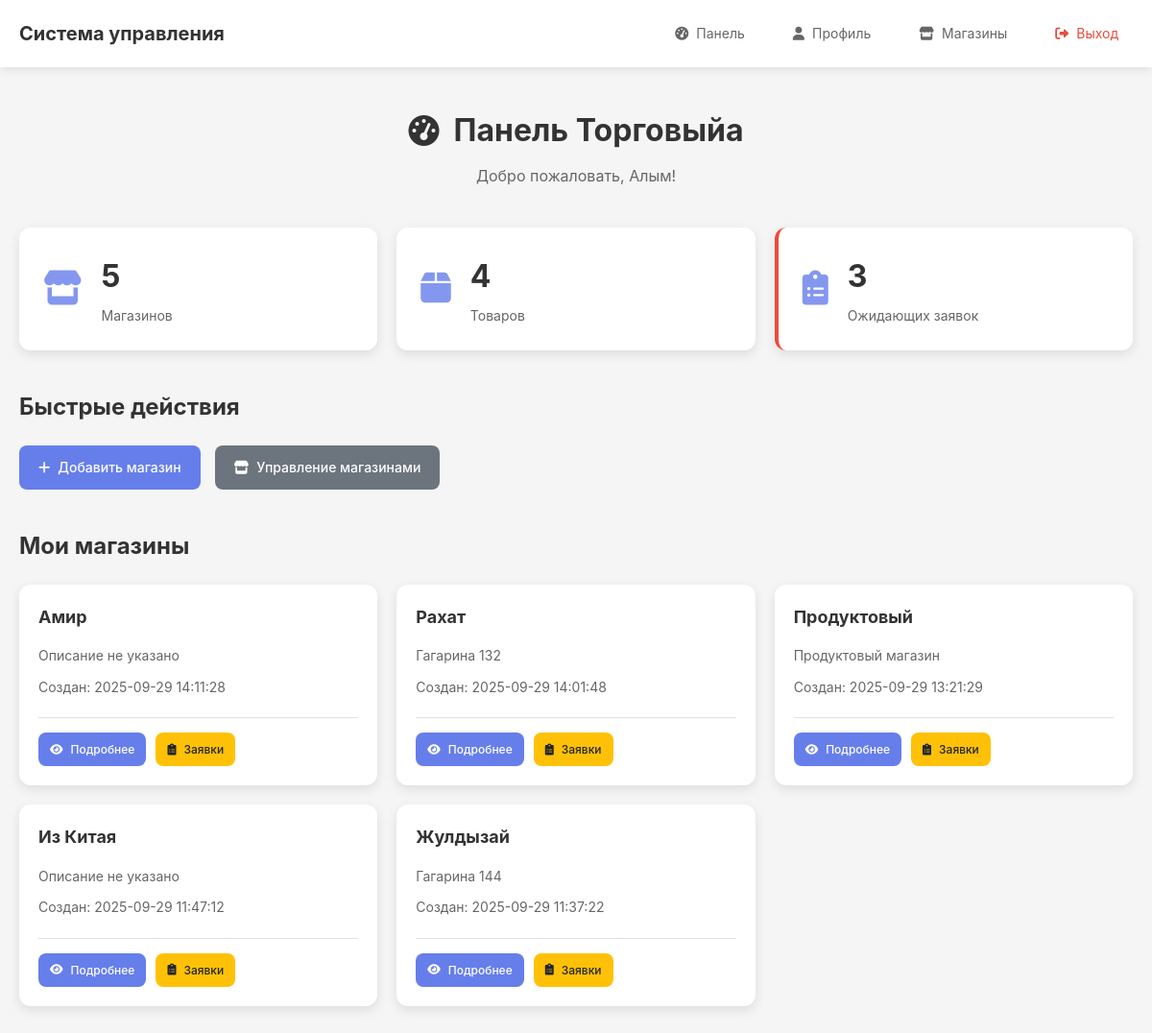
/supplier/dashboard (signed in), run on the app's committed database.
### tables this page shows
CREATE TABLE suppliers (
            id INTEGER PRIMARY KEY AUTOINCREMENT,
            user_id INTEGER NOT NULL,
            name TEXT NOT NULL,
            info TEXT,
            created_at TIMESTAMP DEFAULT CURRENT_TIMESTAMP,
            updated_at TIMESTAMP DEFAULT CURRENT_TIMESTAMP,
            FOREIGN KEY (user_id) REFERENCES users (id)
        );

CREATE TABLE shops (
            id INTEGER PRIMARY KEY AUTOINCREMENT,
            supplier_id INTEGER NOT NULL,
            name TEXT NOT NULL,
            info TEXT,
            created_at TIMESTAMP DEFAULT CURRENT_TIMESTAMP,
            updated_at TIMESTAMP DEFAULT CURRENT_TIMESTAMP, business_type TEXT DEFAULT 'ИП',
            FOREIGN KEY (supplier_id) REFERENCES suppliers (id)
        );

### app/routes/supplier.py (the view)
@supplier_bp.route('/dashboard')
@login_required
@supplier_required
def dashboard():
    supplier = Supplier.get_by_user_id(current_user.id)
    if not supplier:
        flash('Профиль Торговыйа не найден', 'error')
        return redirect(url_for('auth.login'))
    shops = Shop.get_by_supplier_id(supplier.id)
    db = get_db()
    stats = {
        'shops_count': len(shops),
        'products_count': db.execute('SELECT COUNT(*) FROM products').fetchone()[0],
        'pending_requests': db.execute(
            '''SELECT COUNT(*) FROM requests
               WHERE supplier_id = ? AND status = ?''',
            (supplier.id, 'pending')
        ).fetchone()[0]
    }
    return render_template('supplier/dashboard.html', supplier=supplier, shops=shops, stats=stats)

### app/models.py (called while the page is built)
def get_db() -> sqlite3.Connection:
    if 'db' not in g:
        database_path = current_app.config.get('DATABASE', 'app.db')
        g.db = sqlite3.connect(database_path)
        g.db.row_factory = sqlite3.Row
    return g.db

    @staticmethod
    def get_by_id(user_id: int) -> Optional['User']:
        db = get_db()
        user = db.execute(
            'SELECT * FROM users WHERE id = ?', (user_id,)
        ).fetchone()
        if user:
            return User(
                id=user['id'],
                email=user['email'],
                password=user['password'],
                role=user['role'],
                created_at=user['created_at'],
                updated_at=user['updated_at']
            )
        return None

    @staticmethod
    def get_by_user_id(user_id: int) -> Optional['Supplier']:
        db = get_db()
        supplier = db.execute(
            'SELECT * FROM suppliers WHERE user_id = ?', (user_id,)
        ).fetchone()
        if supplier:
            return Supplier(
                id=supplier['id'],
                user_id=supplier['user_id'],
                name=supplier['name'],
                info=supplier['info'],
                created_at=supplier['created_at'],
                updated_at=supplier['updated_at']
            )
        return None

    @staticmethod
    def get_by_supplier_id(supplier_id):
        db = get_db()
        shops = db.execute(
            'SELECT * FROM shops WHERE supplier_id = ? ORDER BY created_at DESC',
            (supplier_id,)
        ).fetchall()
        return [Shop(
            id=shop['id'],
            supplier_id=shop['supplier_id'],
            name=shop['name'],
            info=shop['info'],
            business_type=shop['business_type'],
            created_at=shop['created_at'],
            updated_at=shop['updated_at']
        ) for shop in shops]

### app/routes/supplier.py (called while the page is built)
def supplier_required(f: Any) -> Any:
    @wraps(f)
    def decorated_function(*args: Any, **kwargs: Any) -> Any:
        if not current_user.is_authenticated or current_user.role != 'supplier':
            flash('Доступ запрещен', 'error')
            return redirect(url_for('auth.login'))
        return f(*args, **kwargs)
    return decorated_function

### app/templates/supplier/dashboard.html (shortened to what this page needs)
{% extends "base.html" %}
{% block content %}
<div class="dashboard">
    <div class="dashboard-header">
        <h1><i class="fas fa-tachometer-alt"></i> Панель Торговыйа</h1>
        <p>Добро пожаловать, {{ supplier.name }}!</p>
    </div>
    <div class="stats-grid">
        <div class="stat-card">
            <div class="stat-icon">
                <i class="fas fa-store"></i>
            </div>
            <div class="stat-info">
                <h3>{{ stats.shops_count }}</h3>
                <p>Магазинов</p>
            </div>
        </div>
        <div class="stat-card">
            <div class="stat-icon">
                <i class="fas fa-box"></i>
            </div>
            <div class="stat-info">
                <h3>{{ stats.products_count }}</h3>
                <p>Товаров</p>
            </div>
        </div>
        <div class="stat-card highlight">
            <div class="stat-icon">
                <i class="fas fa-clipboard-list"></i>
            </div>
            <div class="stat-info">
                <h3>{{ stats.pending_requests }}</h3>
                <p>Ожидающих заявок</p>
            </div>
        </div>
    </div>
    <div class="quick-actions">
        <h2>Быстрые действия</h2>
        <div class="action-buttons">
            <a href="{{ url_for('supplier.add_shop') }}" class="btn btn-primary">
                <i class="fas fa-plus"></i> Добавить магазин
            </a>
            <a href="{{ url_for('supplier.shops') }}" class="btn btn-secondary">
                <i class="fas fa-store"></i> Управление магазинами
            </a>
        </div>
    </div>
    {% if shops %}
    <div class="shops-overview">
        <h2>Мои магазины</h2>
        <div class="shops-grid">
            {% for shop in shops %}
            <div class="shop-card">
                <div class="shop-header">
                    <h3>{{ shop.name }}</h3>
                </div>
                <div class="shop-info">
                    <p>{{ shop.info or 'Описание не указано' }}</p>
                    <p class="shop-date">Создан: {{ shop.created_at }}</p>
                </div>
                <div class="shop-actions">
                    <a href="{{ url_for('supplier.shop_detail', shop_id=shop.id) }}" class="btn btn-sm btn-primary">
                        <i class="fas fa-eye"></i> Подробнее
                    </a>
                    <a href="{{ url_for('supplier.shop_requests', shop_id=shop.id) }}" class="btn btn-sm btn-warning">
                        <i class="fas fa-clipboard-list"></i> Заявки
                    </a>
                </div>
            </div>
            {% endfor %}
        </div>
    </div>
    {% endif %}
</div>
{% endblock %}

### app/static/css/style.css (style rules this page uses)
* { margin: 0; padding: 0; box-sizing: border-box; }
body { font-family: -apple-system, BlinkMacSystemFont, 'Segoe UI', Roboto, sans-serif; line-height: 1.6; color: #333; background-color: #f5f5f5; }
.dashboard { padding: 20px 0; }
.dashboard-header { text-align: center; margin-bottom: 40px; }
.dashboard-header h1 { color: #333; font-size: 32px; margin-bottom: 10px; display: flex; align-items: center; justify-content: center; gap: 15px; }
.dashboard-header p { color: #666; font-size: 16px; }
.stats-grid { display: grid; grid-template-columns: repeat(auto-fit, minmax(200px, 1fr)); gap: 20px; margin-bottom: 40px; }
.stat-card { background: white; padding: 25px; border-radius: 12px; box-shadow: 0 4px 12px rgba(0, 0, 0, 0.1); display: flex; align-items: center; gap: 20px; transition: transform 0.3s ease; }
.stat-card.highlight { border-left: 4px solid #e74c3c; }
.stat-icon { font-size: 36px; color: #667eea; opacity: 0.8; }
.stat-info h3 { font-size: 32px; color: #333; margin-bottom: 5px; }
.stat-info p { color: #666; font-size: 14px; }
.quick-actions { margin-bottom: 40px; }
.quick-actions h2 { color: #333; margin-bottom: 20px; font-size: 24px; }
.action-buttons { display: flex; gap: 15px; flex-wrap: wrap; }
.btn { display: inline-flex; align-items: center; gap: 8px; padding: 12px 20px; border: none; border-radius: 8px; text-decoration: none; font-size: 14px; font-weight: 500; cursor: pointer; transition: all 0.3s ease; text-align: center; }
.btn-primary { background-color: #667eea; color: white; }
.btn-secondary { background-color: #6c757d; color: white; }
.btn-warning { background-color: #ffc107; color: #212529; }
.btn-sm { padding: 8px 12px; font-size: 12px; }
.shops-overview { margin-top: 40px; }
.shops-overview h2 { color: #333; margin-bottom: 20px; font-size: 24px; }
.shops-grid { display: grid; grid-template-columns: repeat(auto-fit, minmax(300px, 1fr)); gap: 20px; }
.shop-card { background: white; border-radius: 12px; padding: 20px; box-shadow: 0 4px 12px rgba(0, 0, 0, 0.1); transition: transform 0.3s ease; }
.shop-header h3 { color: #333; margin-bottom: 15px; font-size: 18px; }
.shop-info p { color: #666; margin-bottom: 10px; font-size: 14px; }
.shop-date { font-size: 12px; color: #999; }
.shop-actions { margin-top: 20px; padding-top: 15px; border-top: 1px solid #e1e1e1; display: flex; gap: 10px; flex-wrap: wrap; }

### data on the page
suppliers: name "Алым"
shops: name "Амир", info "Описание не указано", created_at "2025-09-29 14:11:28"
shops: name "Рахат", info "Гагарина 132", created_at "2025-09-29 14:01:48"
shops: name "Продуктовый", info "Продуктовый магазин", created_at "2025-09-29 13:21:29"
shops: name "Из Китая", info "Описание не указано", created_at "2025-09-29 11:47:12"
shops: name "Жулдызай", info "Гагарина 144", created_at "2025-09-29 11:37:22"

### other printed values
{{ stats.shops_count }} "5"
{{ stats.products_count }} "4"
{{ stats.pending_requests }} "3"
